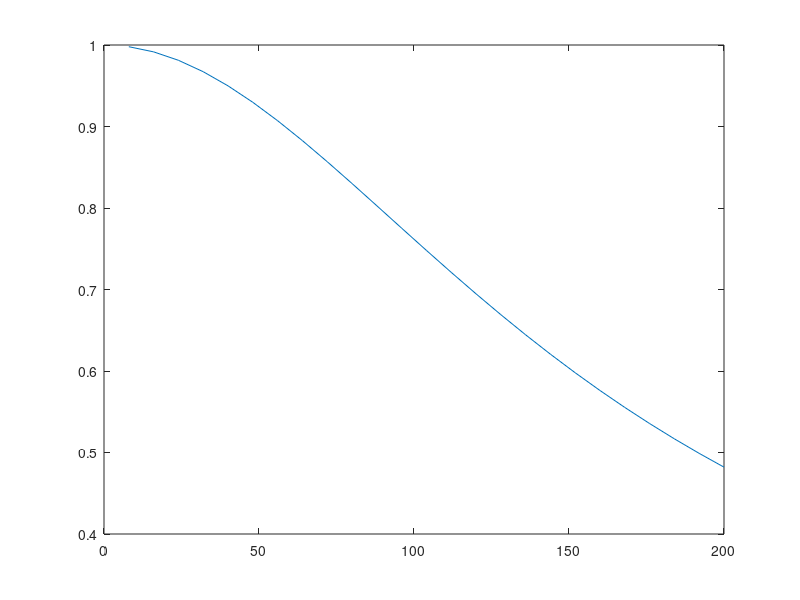

The MATLAB script that drew this image:
% 20180417
% fake DTC data to understand CF responce to decay rate
Nlist=8:8:200;
cf=zeros(size(Nlist));
count=1;
for N=Nlist
gamma=0.02;
B1=mod(0:(N-1),2)-0.5;
B2=exp(gamma*(1:N));
B=B2.*B1;
F=fft(B);
cf(count)=abs(F(length(B)/2+1))^2/sum(abs(F).^2);
count=count+1;
end
figure(1)
plot(Nlist,cf)